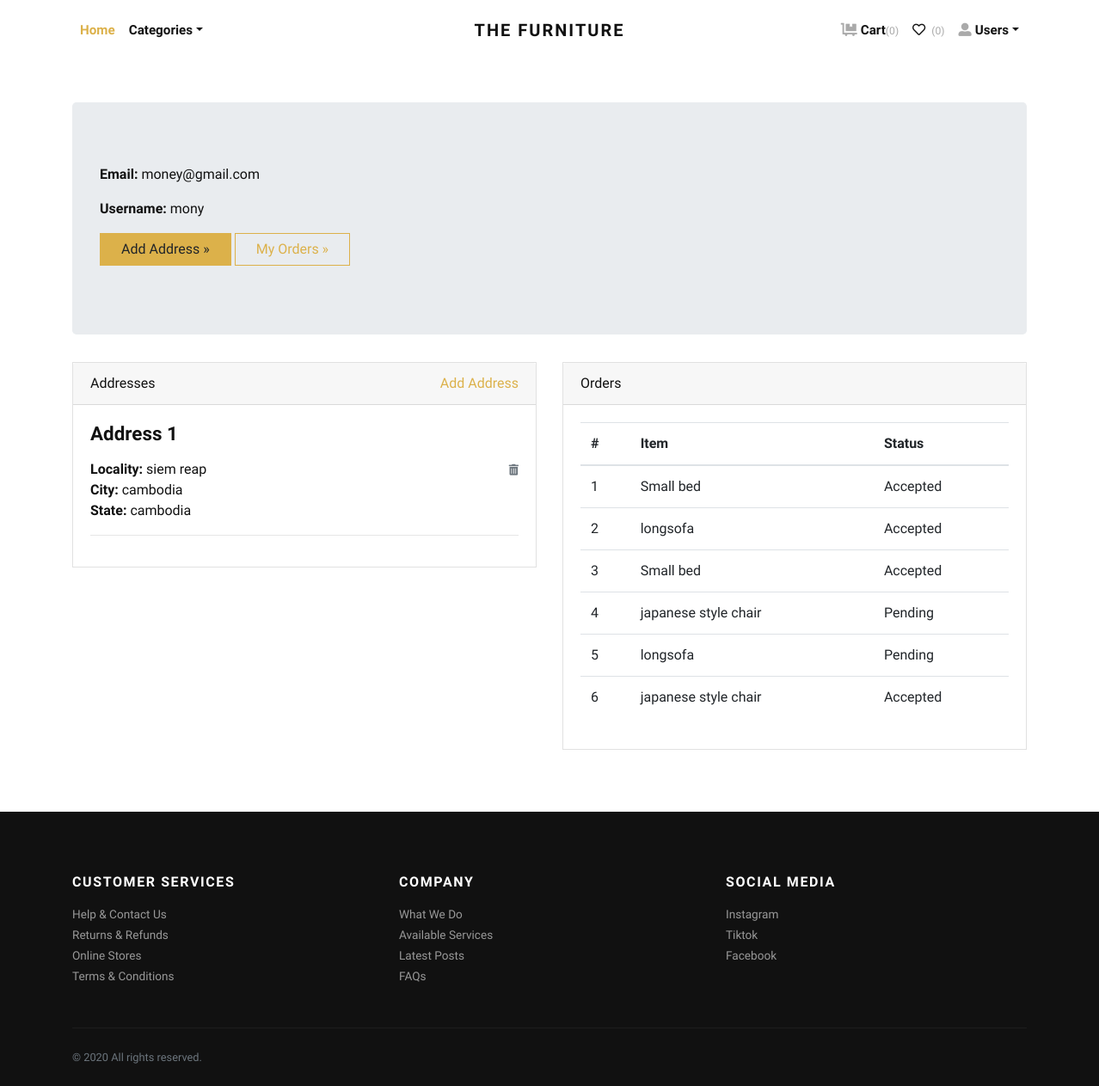
The page /accounts/profile/ (signed in) on the database its author committed.
### store/models.py (models this page shows, shortened)
class Address(models.Model):
    user = models.ForeignKey(User, verbose_name="User", on_delete=models.CASCADE)
    locality = models.CharField(max_length=150, verbose_name="Nearest Location")
    city = models.CharField(max_length=150, verbose_name="City")
    state = models.CharField(max_length=150, verbose_name="State")

class Order(models.Model):
    user = models.ForeignKey(User, verbose_name="User", on_delete=models.CASCADE)
    address = models.ForeignKey(Address, verbose_name="Shipping Address", on_delete=models.CASCADE)
    product = models.ForeignKey(Product, verbose_name="Product", on_delete=models.CASCADE)
    quantity = models.PositiveIntegerField(verbose_name="Quantity")
    payment_method = models.CharField(
        max_length=10,
        default="COD"
    )
    payment_proof = models.ImageField(
        upload_to='payment_proofs',
        blank=True,
        null=True,
        verbose_name="Payment Proof Screenshot"
    )
    payment_status = models.CharField(
        choices=PAYMENT_STATUS_CHOICES,
        max_length=20,
        default="Pending",
        verbose_name="Payment Verification Status"
    )
    payment_verified_at = models.DateTimeField(
        blank=True,
        null=True,
        verbose_name="Payment Verified Date"
    )
    admin_notes = models.TextField(
        blank=True,
        null=True,
        verbose_name="Admin Notes"
    )
    ordered_date = models.DateTimeField(auto_now_add=True, verbose_name="Ordered Date")
    status = models.CharField(
        choices=STATUS_CHOICES,
        max_length=50,
        default="Pending"
    )

class Product(models.Model):
    title = models.CharField(max_length=150, verbose_name="Product Title")
    slug = models.SlugField(max_length=160, verbose_name="Product Slug")
    sku = models.CharField(max_length=255, unique=True, verbose_name="Unique Product ID (SKU)")
    short_description = models.TextField(verbose_name="Short Description")
    detail_description = models.TextField(blank=True, null=True, verbose_name="Detail Description")
    product_image = models.ImageField(upload_to='product', blank=True, null=True, verbose_name="Product Image")
    price = models.DecimalField(max_digits=8, decimal_places=2)
    category = models.ForeignKey(Category, verbose_name="Product Categoy", on_delete=models.CASCADE)
    is_active = models.BooleanField(verbose_name="Is Active?")
    is_featured = models.BooleanField(verbose_name="Is Featured?")
    created_at = models.DateTimeField(auto_now_add=True, verbose_name="Created Date")
    updated_at = models.DateTimeField(auto_now=True, verbose_name="Updated Date")
    class Meta:
        verbose_name_plural = 'Products'
        ordering = ('-created_at', )

### store/views.py (the view)
# urls.py: path('accounts/profile/', views.profile, name="profile"),
@login_required
def profile(request):
    addresses = Address.objects.filter(user=request.user)
    orders = Order.objects.filter(user=request.user)
    return render(request, 'account/profile.html', {
        'addresses': addresses,
        'orders': orders
    })

### store/context_preprocessors.py (called while the page is built)
def store_menu(request):
    categories = Category.objects.filter(is_active=True)
    context = {
        'categories_menu': categories,
    }
    return context

def cart_menu(request):
    if request.user.is_authenticated:
        cart_items= Cart.objects.filter(user=request.user)
        context = {
            'cart_items': cart_items,
        }
    else:
        context = {}
    return context

### templates/account/profile.html (shortened to what this page needs)
{% extends 'base.html' %}
{% load static %}
    {% block content %}
      <div class="container py-5">
        <div class="jumbotron">
          <p><strong>Email:</strong> {{request.user.email}}</p>
          <p><strong>Username:</strong> {{request.user.username}}</p>
          <p><a class="btn btn-primary btn-large" href="{% url 'store:add-address' %}">Add Address »</a> <a class="btn btn-outline-primary btn-large" href="#">My Orders »</a></p>
        </div>
        <div class="row">
          <div class="col-lg-6">
            <div class="card mb-4" id="headings">
              <div class="card-header">Addresses <span class="float-right"><a href="{% url 'store:add-address' %}">Add Address</a></span></div>
              <div class="card-body">
                {% if addresses %}
                    {% for address in addresses %}
                        <h4 class="mb-3">Address {{forloop.counter}}</h4>
                        <span class="float-right"><a href="{% url 'store:remove-address' address.id %}"><i class="fas fa-trash-alt small text-muted"></i></a></span>
                        <p>
                            <strong>Locality: </strong>{{address.locality}} <br>
                            <strong>City: </strong>{{address.city}} <br>
                            <strong>State: </strong>{{address.state}} <br>
                        </p>
                        <hr>
                    {% endfor %}
                {% else %}
                <div class="text-danger">
                  Address not Added.
                </div>
                {% endif %}
              </div>
            </div>
          </div>
          <div class="col-lg-6">
            <div class="card mb-4" id="tables">
              <div class="card-header">Orders</div>
              <div class="card-body">
                <table class="table table-hover">
                  <thead>
                    <tr>
                      <th>#</th>
                      <th>Item</th>
                      <th>Status</th>
                    </tr>
                  </thead>
                  <tbody>
                    {% if orders %}
                      {% for order in orders %}
                        <tr>
                          <td>{{forloop.counter}}</td>
                          <td>{{order.product.title}}</td>
                          <td>
                            {{order.status}}
                          </td>
                        </tr>
                      {% endfor %}
                    {% else %}
                    <tr>
                      <td class="text-danger" colspan="3">You've not Ordered anything yet.</td>
                    </tr>
                    {% endif %}
                  </tbody>
                </table>
              </div>
            </div>
          </div>
        </div>
      </div>
{% endblock content %}

### jewelryshop/static/css/style.default.css (style rules this page uses)
strong { font-weight: 700; }
.btn { font-weight: 400; border: 1px solid transparent; font-family: inherit; padding: 0.375rem 1.5rem; font-size: 1rem; line-height: 1.5; border-radius: 0; transition: color 0.15s ease-in-out, background-color 0.15s ease-in-out, border-color 0.15s ease-in-out, box-shadow 0.15s ease-in-out; }
.btn-primary { color: #212529; background-color: #dcb14a; border-color: #dcb14a; }
.btn-outline-primary { color: #dcb14a; background-color: transparent; background-image: none; border-color: #dcb14a; }
body { font-family: "Libre Franklin", sans-serif; font-size: 1rem; font-weight: 400; line-height: 1.5; color: #111111; background-color: #fff; }
a { color: #dcb14a; text-decoration: none; }
h1, h2, h3, h4, h5, h6, .h1, .h2, .h3, .h4, .h5, .h6 { margin-bottom: 0.5rem; font-family: inherit; font-weight: 900; line-height: 1.2; color: inherit; }
h4, .h4 { font-size: 1.4rem; }
hr { border-top: 1px solid rgba(17, 17, 17, 0.1); }
small, .small { font-size: 80%; font-weight: 400; }
.card { background-color: #fff; border: 1px solid rgba(17, 17, 17, 0.125); border-radius: 0; }
.card-body { padding: 1.25rem; }
.card-header { padding: 0.75rem 1.25rem; background-color: rgba(17, 17, 17, 0.03); border-bottom: 1px solid rgba(17, 17, 17, 0.125); }
.card-header:first-child { border-radius: calc(0 - 1px) calc(0 - 1px) 0 0; }

### rows shown on the page
Address: locality "siem reap", city "cambodia", state "cambodia"
Order: product "Small bed", status "Accepted"
Order: product "longsofa", status "Accepted"
Order: product "Small bed", status "Accepted"
Order: product "japanese style chair", status "Pending"
Order: product "longsofa", status "Pending"
Order: product "japanese style chair", status "Accepted"

### other values the page prints
{{ cart_items.count }} "0"
{{ request.user.email }} "money@gmail.com"
{{ request.user.username }} "mony"
